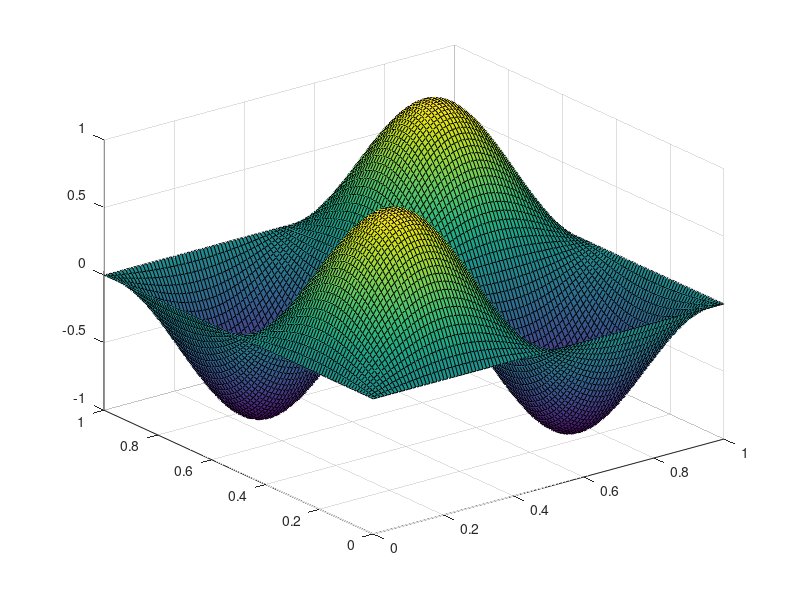

Source code (MATLAB): (Note: this script raises an error after producing the figure.)
% Creates a 2D Mesh to plot surface
x=linspace(0,1,100);
[X,Y] = meshgrid(x,x);

N=100; % Number of frames
for i = 1:N
    % Example of plot 
    Z = sin(2*pi*(X-i/N)).*sin(2*pi*(Y-i/N));
    surf(X,Y,Z)
    
    % Store the frame   
    M(i)=getframe(gcf); % leaving gcf out crops the frame in the movie. 
end 

% Output the movie as an avi file
movie2avi(M,'WaveMovie.avi');